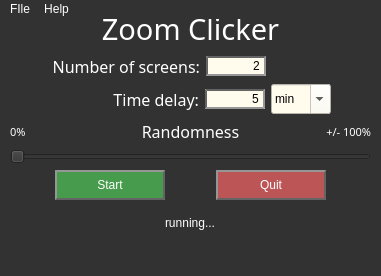
<?xml version="1.0" encoding="UTF-8"?>
<ui version="4.0">
 <class>MainWindow</class>
 <widget class="QMainWindow" name="MainWindow">
  <property name="geometry">
   <rect>
    <x>0</x>
    <y>0</y>
    <width>381</width>
    <height>276</height>
   </rect>
  </property>
  <property name="windowTitle">
   <string>ZoomClicker</string>
  </property>
  <property name="styleSheet">
   <string notr="true">background-color: rgb(50, 50, 50);
color: rgb(255, 255, 255);</string>
  </property>
  <widget class="QWidget" name="centralwidget">
   <widget class="QWidget" name="verticalLayoutWidget">
    <property name="geometry">
     <rect>
      <x>10</x>
      <y>-10</y>
      <width>361</width>
      <height>231</height>
     </rect>
    </property>
    <layout class="QVBoxLayout" name="verticalLayout">
     <item>
      <widget class="QLabel" name="label">
       <property name="sizePolicy">
        <sizepolicy hsizetype="Preferred" vsizetype="Fixed">
         <horstretch>0</horstretch>
         <verstretch>0</verstretch>
        </sizepolicy>
       </property>
       <property name="minimumSize">
        <size>
         <width>0</width>
         <height>40</height>
        </size>
       </property>
       <property name="maximumSize">
        <size>
         <width>16777215</width>
         <height>40</height>
        </size>
       </property>
       <property name="font">
        <font>
         <family>Trebuchet MS</family>
         <pointsize>22</pointsize>
         <weight>9</weight>
         <italic>false</italic>
         <bold>false</bold>
        </font>
       </property>
       <property name="styleSheet">
        <string notr="true">font: 75 22pt &quot;Trebuchet MS&quot;;
color: rgb(255, 255, 255);</string>
       </property>
       <property name="text">
        <string>Zoom Clicker</string>
       </property>
       <property name="alignment">
        <set>Qt::AlignCenter</set>
       </property>
      </widget>
     </item>
     <item>
      <layout class="QVBoxLayout" name="verticalLayout_2">
       <item>
        <layout class="QHBoxLayout" name="horizontalLayout_3">
         <item>
          <widget class="QLabel" name="label_2">
           <property name="font">
            <font>
             <family>Trebuchet MS</family>
             <pointsize>12</pointsize>
             <weight>50</weight>
             <italic>false</italic>
             <bold>false</bold>
            </font>
           </property>
           <property name="styleSheet">
            <string notr="true">font: 12pt &quot;Trebuchet MS&quot;;
color: rgb(255,255,255);</string>
           </property>
           <property name="text">
            <string>Number of screens:</string>
           </property>
           <property name="alignment">
            <set>Qt::AlignRight|Qt::AlignTrailing|Qt::AlignVCenter</set>
           </property>
          </widget>
         </item>
         <item>
          <widget class="QLineEdit" name="numScreens">
           <property name="sizePolicy">
            <sizepolicy hsizetype="Fixed" vsizetype="Fixed">
             <horstretch>0</horstretch>
             <verstretch>0</verstretch>
            </sizepolicy>
           </property>
           <property name="maximumSize">
            <size>
             <width>60</width>
             <height>16777215</height>
            </size>
           </property>
           <property name="styleSheet">
            <string notr="true">background-color: rgb(255, 252, 238);
border-style: inset;
border-width: 2px;
border-color: rgb(100, 100, 100);
font: 12pt &quot;Trebuchet MS&quot;;
color: rgb(0, 0, 0);</string>
           </property>
           <property name="text">
            <string>2</string>
           </property>
           <property name="alignment">
            <set>Qt::AlignRight|Qt::AlignTrailing|Qt::AlignVCenter</set>
           </property>
          </widget>
         </item>
         <item>
          <spacer name="horizontalSpacer">
           <property name="orientation">
            <enum>Qt::Horizontal</enum>
           </property>
           <property name="sizeType">
            <enum>QSizePolicy::Fixed</enum>
           </property>
           <property name="sizeHint" stdset="0">
            <size>
             <width>105</width>
             <height>20</height>
            </size>
           </property>
          </spacer>
         </item>
        </layout>
       </item>
       <item>
        <layout class="QHBoxLayout" name="horizontalLayout_2">
         <item>
          <widget class="QLabel" name="label_3">
           <property name="font">
            <font>
             <family>Trebuchet MS</family>
             <pointsize>12</pointsize>
             <weight>50</weight>
             <italic>false</italic>
             <bold>false</bold>
            </font>
           </property>
           <property name="styleSheet">
            <string notr="true">font: 12pt &quot;Trebuchet MS&quot;;
color: rgb(255,255,255);</string>
           </property>
           <property name="text">
            <string>Time delay:</string>
           </property>
           <property name="alignment">
            <set>Qt::AlignRight|Qt::AlignTrailing|Qt::AlignVCenter</set>
           </property>
          </widget>
         </item>
         <item>
          <widget class="QLineEdit" name="timeDelay">
           <property name="sizePolicy">
            <sizepolicy hsizetype="Fixed" vsizetype="Fixed">
             <horstretch>0</horstretch>
             <verstretch>0</verstretch>
            </sizepolicy>
           </property>
           <property name="maximumSize">
            <size>
             <width>60</width>
             <height>16777215</height>
            </size>
           </property>
           <property name="styleSheet">
            <string notr="true">background-color: rgb(255, 252, 238);
border-style: inset;
border-width: 2px;
border-color: rgb(100, 100, 100);
font: 12pt &quot;Trebuchet MS&quot;;
color: rgb(0, 0, 0);</string>
           </property>
           <property name="text">
            <string>5</string>
           </property>
           <property name="alignment">
            <set>Qt::AlignRight|Qt::AlignTrailing|Qt::AlignVCenter</set>
           </property>
          </widget>
         </item>
         <item>
          <widget class="QComboBox" name="minsecCombo">
           <property name="sizePolicy">
            <sizepolicy hsizetype="Fixed" vsizetype="Fixed">
             <horstretch>0</horstretch>
             <verstretch>2</verstretch>
            </sizepolicy>
           </property>
           <property name="minimumSize">
            <size>
             <width>0</width>
             <height>30</height>
            </size>
           </property>
           <property name="maximumSize">
            <size>
             <width>60</width>
             <height>30</height>
            </size>
           </property>
           <property name="sizeIncrement">
            <size>
             <width>0</width>
             <height>0</height>
            </size>
           </property>
           <property name="baseSize">
            <size>
             <width>0</width>
             <height>0</height>
            </size>
           </property>
           <property name="font">
            <font>
             <family>Trebuchet MS</family>
             <pointsize>12</pointsize>
             <weight>50</weight>
             <italic>false</italic>
             <bold>false</bold>
            </font>
           </property>
           <property name="styleSheet">
            <string notr="true">background-color: rgb(255, 252, 238);
color: rgb(0,0,0);
font: 12pt &quot;Trebuchet MS&quot;;

</string>
           </property>
           <property name="editable">
            <bool>true</bool>
           </property>
           <item>
            <property name="text">
             <string>min</string>
            </property>
           </item>
           <item>
            <property name="text">
             <string>sec</string>
            </property>
           </item>
          </widget>
         </item>
         <item>
          <spacer name="horizontalSpacer_2">
           <property name="orientation">
            <enum>Qt::Horizontal</enum>
           </property>
           <property name="sizeType">
            <enum>QSizePolicy::Fixed</enum>
           </property>
           <property name="sizeHint" stdset="0">
            <size>
             <width>40</width>
             <height>30</height>
            </size>
           </property>
          </spacer>
         </item>
        </layout>
       </item>
      </layout>
     </item>
     <item>
      <layout class="QVBoxLayout" name="verticalLayout_4">
       <item>
        <layout class="QHBoxLayout" name="horizontalLayout_4">
         <item>
          <widget class="QLabel" name="label_4">
           <property name="font">
            <font>
             <family>Trebuchet MS</family>
             <pointsize>8</pointsize>
            </font>
           </property>
           <property name="text">
            <string>0%</string>
           </property>
           <property name="textFormat">
            <enum>Qt::PlainText</enum>
           </property>
          </widget>
         </item>
         <item>
          <widget class="QLabel" name="label_5">
           <property name="font">
            <font>
             <family>Trebuchet MS</family>
             <pointsize>12</pointsize>
            </font>
           </property>
           <property name="text">
            <string>Randomness</string>
           </property>
           <property name="alignment">
            <set>Qt::AlignCenter</set>
           </property>
          </widget>
         </item>
         <item>
          <widget class="QLabel" name="label_6">
           <property name="font">
            <font>
             <family>Trebuchet MS</family>
             <pointsize>8</pointsize>
            </font>
           </property>
           <property name="text">
            <string>+/- 100%</string>
           </property>
           <property name="alignment">
            <set>Qt::AlignRight|Qt::AlignTrailing|Qt::AlignVCenter</set>
           </property>
          </widget>
         </item>
        </layout>
       </item>
       <item>
        <widget class="QSlider" name="randoSlider">
         <property name="orientation">
          <enum>Qt::Horizontal</enum>
         </property>
        </widget>
       </item>
      </layout>
     </item>
     <item>
      <layout class="QHBoxLayout" name="horizontalLayout">
       <item>
        <widget class="QPushButton" name="startButt">
         <property name="sizePolicy">
          <sizepolicy hsizetype="Fixed" vsizetype="Fixed">
           <horstretch>0</horstretch>
           <verstretch>0</verstretch>
          </sizepolicy>
         </property>
         <property name="minimumSize">
          <size>
           <width>110</width>
           <height>30</height>
          </size>
         </property>
         <property name="styleSheet">
          <string notr="true">border-style: outset;
border-width: 2px;
border-color: rgb(100,100,100);
background-color: rgb(70, 156, 76);
font: 12pt &quot;Trebuchet MS&quot;;</string>
         </property>
         <property name="text">
          <string>Start</string>
         </property>
        </widget>
       </item>
       <item>
        <widget class="QPushButton" name="quitButt">
         <property name="sizePolicy">
          <sizepolicy hsizetype="Fixed" vsizetype="Fixed">
           <horstretch>0</horstretch>
           <verstretch>0</verstretch>
          </sizepolicy>
         </property>
         <property name="minimumSize">
          <size>
           <width>110</width>
           <height>30</height>
          </size>
         </property>
         <property name="styleSheet">
          <string notr="true">border-style: outset;
border-width: 2px;
border-color: rgb(100,100,100);
font: 12pt &quot;Trebuchet MS&quot;;
background-color: rgb(188, 86, 86);</string>
         </property>
         <property name="text">
          <string>Quit</string>
         </property>
        </widget>
       </item>
      </layout>
     </item>
     <item alignment="Qt::AlignHCenter|Qt::AlignVCenter">
      <widget class="QLabel" name="runningLabel">
       <property name="maximumSize">
        <size>
         <width>100</width>
         <height>30</height>
        </size>
       </property>
       <property name="styleSheet">
        <string notr="true">font: italic 12pt &quot;Trebuchet MS&quot;;
color: rgb(255, 255, 255);</string>
       </property>
       <property name="text">
        <string>running...</string>
       </property>
      </widget>
     </item>
    </layout>
   </widget>
  </widget>
  <widget class="QMenuBar" name="menubar">
   <property name="geometry">
    <rect>
     <x>0</x>
     <y>0</y>
     <width>381</width>
     <height>24</height>
    </rect>
   </property>
   <widget class="QMenu" name="menuFIle">
    <property name="title">
     <string>FIle</string>
    </property>
    <addaction name="actionExit"/>
   </widget>
   <widget class="QMenu" name="menuHelp">
    <property name="title">
     <string>Help</string>
    </property>
    <addaction name="actionHelp"/>
    <addaction name="actionAbout_2"/>
   </widget>
   <addaction name="menuFIle"/>
   <addaction name="menuHelp"/>
  </widget>
  <widget class="QStatusBar" name="statusbar"/>
  <action name="actionExit">
   <property name="text">
    <string>Exit</string>
   </property>
   <property name="font">
    <font>
     <family>Trebuchet MS</family>
    </font>
   </property>
  </action>
  <action name="actionHelp">
   <property name="text">
    <string>Help</string>
   </property>
  </action>
  <action name="actionAbout">
   <property name="text">
    <string>ABout</string>
   </property>
  </action>
  <action name="actionAbout_2">
   <property name="text">
    <string>About</string>
   </property>
  </action>
 </widget>
 <resources/>
 <connections/>
</ui>
